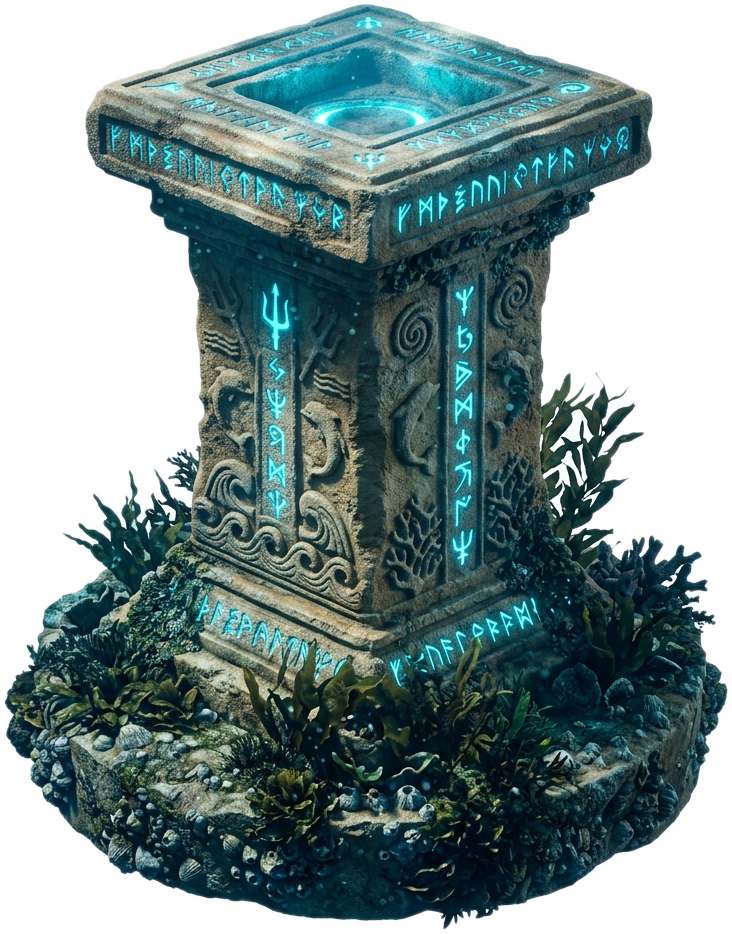
#> input picture assets/ancient_stone_pedestal.png, 732 x 934 px, given in place of realistic_kelp_plant_1792070953667.jpg, which was not available
$ python process_new_plants.py
#> lines starting #> are read from the running program, lines starting #| are printed output that depends on the picture; after the words box and inside, x2 and y2 are one past the last pixel; in counts of white or black regions, pixels touching at a corner belong together; pictures that were not available may be replaced by others from this repository, and a replacement may not be noted
import os
import numpy as np
from PIL import Image, ImageFilter
from collections import deque

BRAIN_DIR = r"C:\Users\VINU\.gemini\antigravity-ide\brain\a789893e-10cd-48ad-af3f-1b1215f7da27"
ASSETS_DIR = r"c:\project 1\underwater trrasure hand guesture game\assets"

def process_botanical_asset(img_path, out_path, tolerance=230, defringe=True):
#> called with tolerance = 235, defringe = True
    print(f"Processing {img_path} -> {out_path}...")
    img = Image.open(img_path).convert("RGBA")
#> img is the input picture: PIL image 732x934 RGBA; mean R, G, B, A 123.1, 144.7, 144.7, 167.4
    arr = np.array(img, dtype=np.float32)

    r, g, b = arr[:, :, 0], arr[:, :, 1], arr[:, :, 2]
    # White background detection
    min_rgb = np.minimum(np.minimum(r, g), b)
    h, w = min_rgb.shape
#> h = 934; w = 732

    near_white = (min_rgb >= tolerance)
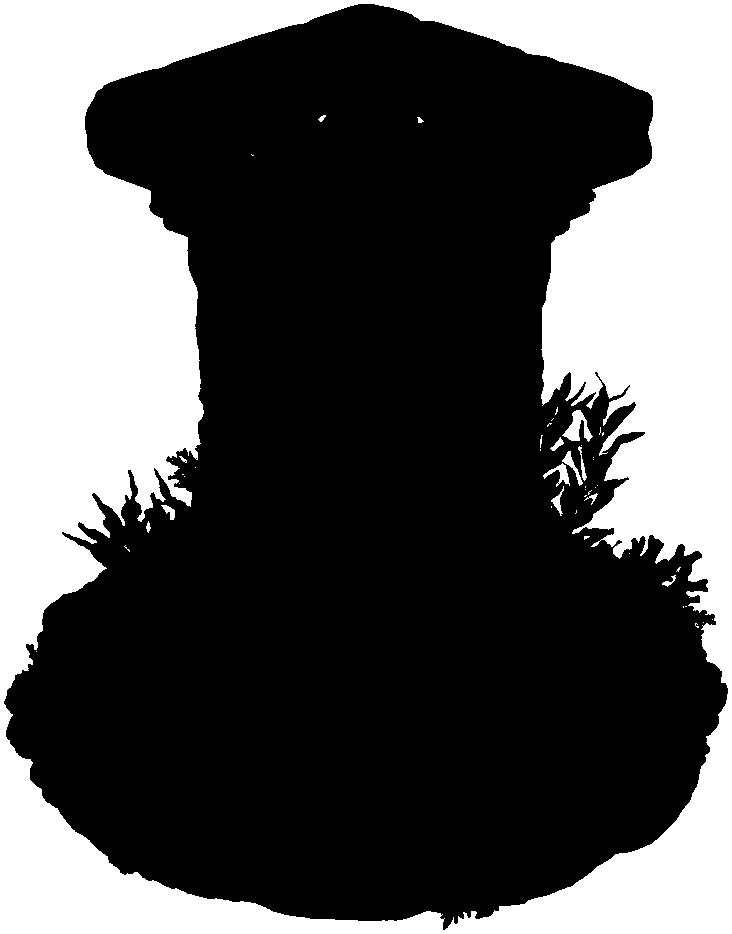
#> near_white: shape (934, 732) bool; 34.6% white; 48 white regions (34 under 20 px), largest, box (x1, y1, x2, y2) and area: (0, 0, 732, 934) 234847, (562, 410, 593, 442) 454, (543, 463, 570, 487) 224

    # Flood fill from boundaries
    is_bg = np.zeros((h, w), dtype=bool)
    q = deque()
    for x in range(w):
        if near_white[0, x]: q.append((0, x)); is_bg[0, x] = True
        if near_white[h-1, x]: q.append((h-1, x)); is_bg[h-1, x] = True
#> is_bg: shape (934, 732) bool; 0.21% white in thin lines or dots
    for y in range(h):
        if near_white[y, 0]: q.append((y, 0)); is_bg[y, 0] = True
        if near_white[y, w-1]: q.append((y, w-1)); is_bg[y, w-1] = True
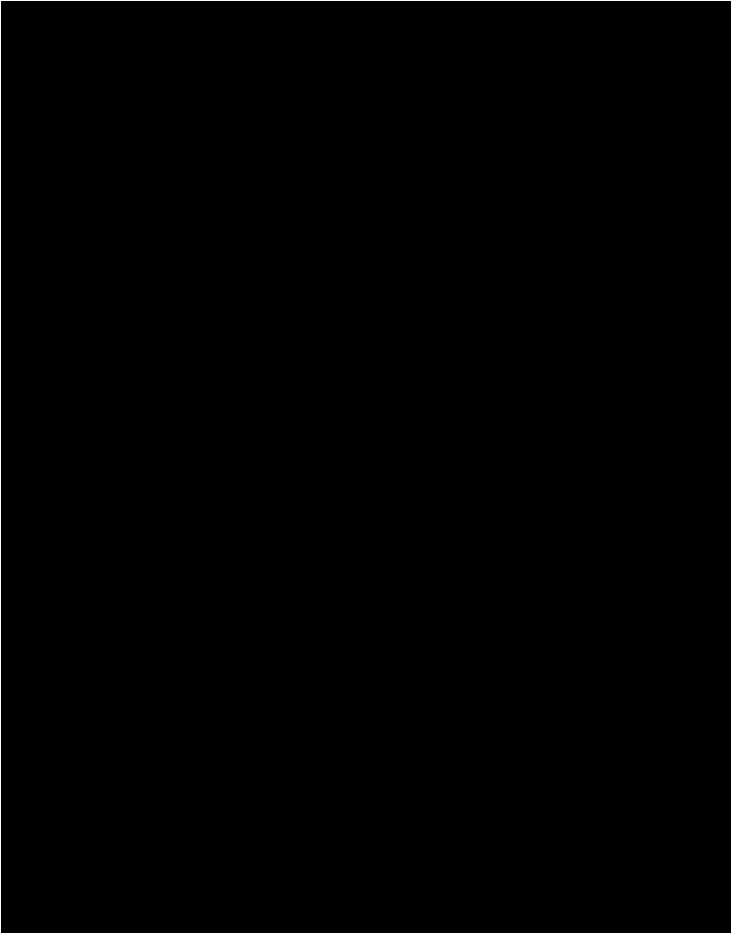
#> is_bg: shape (934, 732) bool; 0.49% white in thin lines or dots

    while q:
        cy, cx = q.popleft()
        for dy, dx in [(-1, 0), (1, 0), (0, -1), (0, 1)]:
            ny, nx = cy + dy, cx + dx
            if 0 <= ny < h and 0 <= nx < w and not is_bg[ny, nx]:
                if near_white[ny, nx]:
                    is_bg[ny, nx] = True
                    q.append((ny, nx))
#> this loop made 234820 passes
#> (cy, cx) on passes 1 to 3: (0, 0), (933, 0), (0, 1)
#> is_bg: shape (934, 732) bool; 34.3% white; 1 white region, box (x1, y1, x2, y2) and area: (0, 0, 732, 934) 234816

    # Initialize alpha
    alpha = np.ones((h, w), dtype=np.float32) * 255.0
    alpha[is_bg] = 0.0

    # For pixels near the background edge that have high brightness, fade alpha smoothly
    # Find background boundary
    bg_dilated = Image.fromarray(is_bg.astype(np.uint8) * 255).filter(ImageFilter.MaxFilter(7))
#> bg_dilated: PIL image 732x934 L; 36.7% white; 1 white region, box (x1, y1, x2, y2) and area: (0, 0, 732, 934) 251154
    is_near_edge = (np.array(bg_dilated) > 0) & (~is_bg)
#> is_near_edge: shape (934, 732) bool; 2.4% white; 1 white region, box (x1, y1, x2, y2) and area: (4, 4, 728, 930) 16338

    # Smooth edge alpha
    for y in range(h):
        for x in range(w):
            if is_near_edge[y, x]:
                val = min_rgb[y, x]
                if val > 200:
                    alpha[y, x] = max(0.0, min(255.0, (255.0 - val) / (255.0 - 200.0) * 255.0))
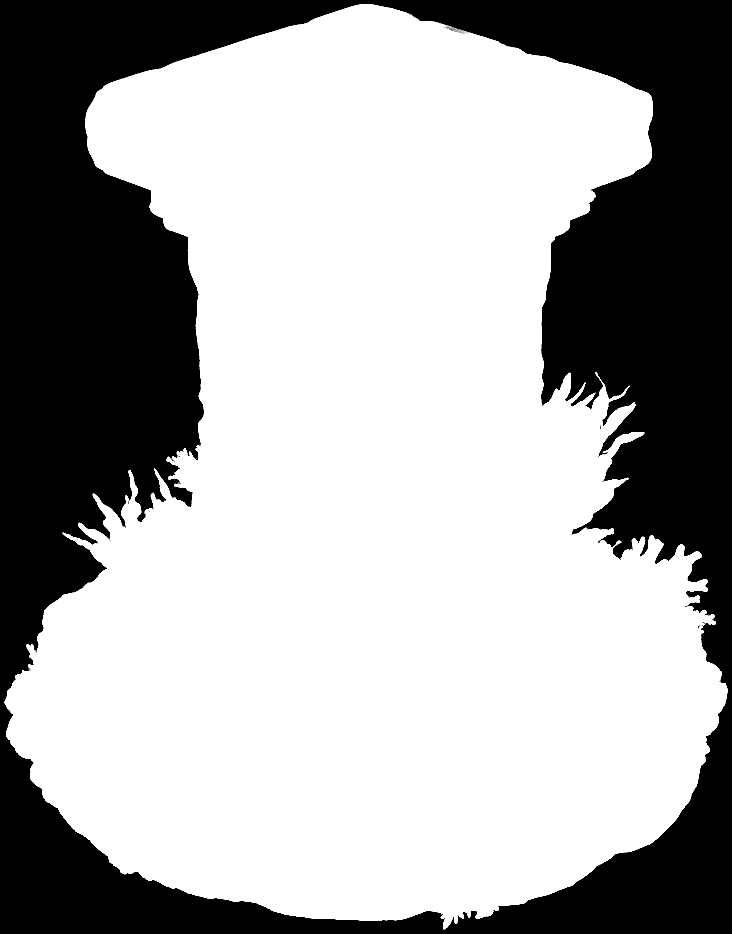
#> alpha: shape (934, 732) float32; min 0, max 255, mean 167.2

    mask_img = Image.fromarray(alpha.astype(np.uint8), mode="L")
    mask_blurred = mask_img.filter(ImageFilter.GaussianBlur(1.2))
    final_alpha = np.array(mask_blurred, dtype=np.float32) / 255.0

    # Defringe: remove white halo by un-mixing white background
    res_arr = arr.copy()
    if defringe:
        for c in range(3):
            # c_unmixed = (c_composite - (1 - alpha)*255) / max(alpha, 0.01)
            c_val = res_arr[:, :, c]
            unmixed = (c_val - (1.0 - final_alpha) * 255.0) / np.maximum(final_alpha, 0.05)
            # Clip between 0 and 255
            res_arr[:, :, c] = np.clip(unmixed, 0, 255)

    res_arr[:, :, 3] = final_alpha * 255.0
#> res_arr: shape (934, 732, 4) float32; mean R, G, B, A 39.5, 61, 61.3, 167.8
    res_img = Image.fromarray(res_arr.astype(np.uint8), mode="RGBA")

    # Crop to bounding box
    bbox = res_img.getbbox()
#> bbox = (1, 1, 731, 933)
    if bbox:
        res_img = res_img.crop(bbox)
#> res_img: PIL image 730x932 RGBA

    res_img.save(out_path)
    print(f"Saved {out_path} ({res_img.size}) successfully!")
#| Saved c:\project 1\underwater trrasure hand guesture game\assets/ocean_kelp_frond.png ((730, 932)) successfully!

if __name__ == "__main__":
    kelp_in = os.path.join(BRAIN_DIR, "realistic_kelp_plant_1792070953667.jpg")
    seagrass_in = os.path.join(BRAIN_DIR, "realistic_seagrass_plant_1792070978249.jpg")

    kelp_out = os.path.join(ASSETS_DIR, "ocean_kelp_frond.png")
    seagrass_out = os.path.join(ASSETS_DIR, "ocean_seagrass.png")

    process_botanical_asset(kelp_in, kelp_out, tolerance=235)
    process_botanical_asset(seagrass_in, seagrass_out, tolerance=235)
#> call 2 of process_botanical_asset, with tolerance = 235, defringe = True
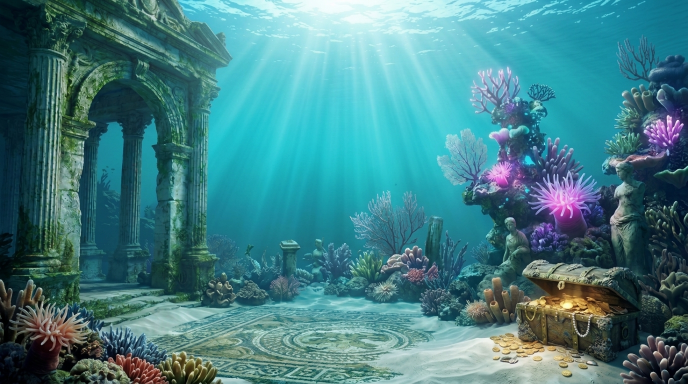
#> input picture assets/aquasense_front_page.png, 1376 x 768 px, given in place of realistic_seagrass_plant_1792070978249.jpg, which was not available (shown at 1/2 size)
#> in process_botanical_asset (call 2), `near_white = (min_rgb >= tolerance)`: near_white: shape (768, 1376) bool; 0.3% white; 17 white regions (13 under 20 px), largest, box (x1, y1, x2, y2) and area: (610, 0, 769, 26) 2450, (690, 27, 741, 46) 535, (732, 23, 753, 34) 113, (959, 676, 981, 684) 90
#> after the loop in process_botanical_asset (call 2), `for x in range(w):`: is_bg: shape (768, 1376) bool; 0.02% white in thin lines or dots, all inside (x1, y1, x2, y2) = (604, 0, 769, 1)
#> the loop in process_botanical_asset (call 2), `while q:` made 2450 passes
#> cx on passes 1 to 3: 604, 605, 606
#> after the loop in process_botanical_asset (call 2), `while q:`:
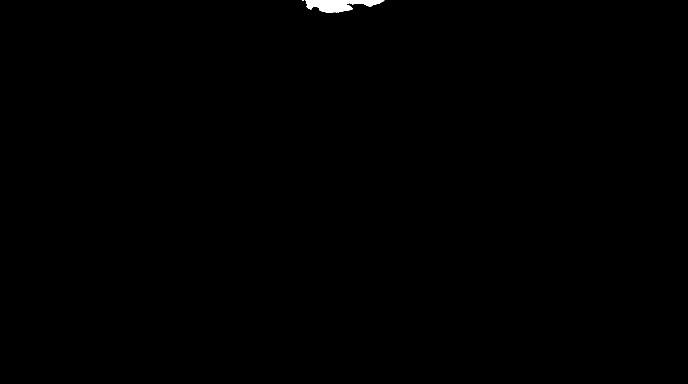
#> is_bg: shape (768, 1376) bool (shown at 1/2 size); 0.23% white; 2 white regions (1 under 20 px), largest, box (x1, y1, x2, y2) and area: (610, 0, 769, 26) 2445
#> in process_botanical_asset (call 2), `bg_dilated = Image.fromarray(is_bg.astype(np.uint8) * 255).filter(Imag..`: bg_dilated: PIL image 1376x768 L; 0.31% white; 1 white region, box (x1, y1, x2, y2) and area: (601, 0, 772, 29) 3273
#> in process_botanical_asset (call 2), `is_near_edge = (np.array(bg_dilated) > 0) & (~is_bg)`: is_near_edge: shape (768, 1376) bool; 0.08% white; 5 white regions (4 under 20 px), largest, box (x1, y1, x2, y2) and area: (601, 0, 772, 29) 818
#> after the loop in process_botanical_asset (call 2), `for y in range(h):`:
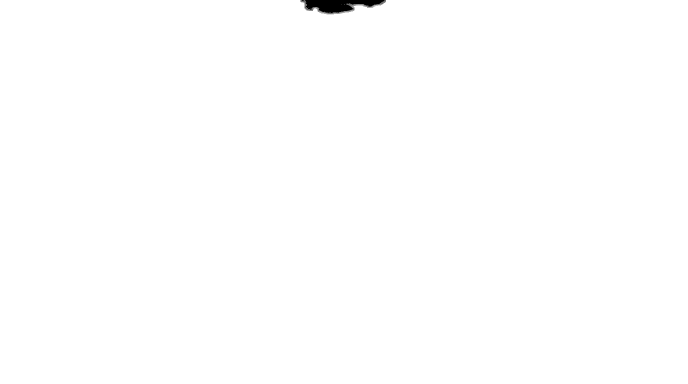
#> alpha: shape (768, 1376) float32 (shown at 1/2 size); min 0, max 255, mean 254.3
#> the loop in process_botanical_asset (call 2), `for c in range(3):` made 3 passes
#> pass 3, in process_botanical_asset (call 2), `unmixed = (c_val - (1.0 - final_alpha) * 255.0) / np.maximum(final_alp..`:
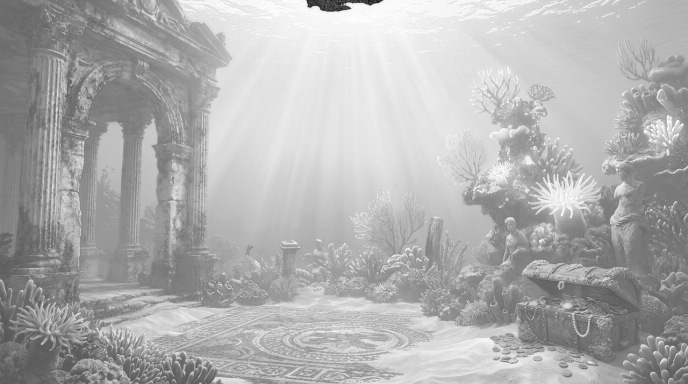
#> unmixed: shape (768, 1376) float32 (shown at 1/2 size); min -140, max 255, mean 132.2; drawn with min black and max white
#> in process_botanical_asset (call 2), `bbox = res_img.getbbox()`: bbox = (0, 0, 1376, 768)
#| Saved c:\project 1\underwater trrasure hand guesture game\assets/ocean_seagrass.png ((1376, 768)) successfully!
